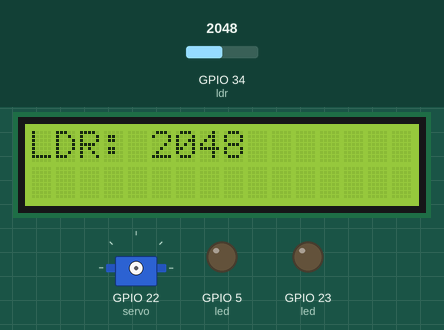
This program was run on a simulated ESP32 board running MicroPython. On the bench: 16×2 character LCD, servo, output pins drawn as LEDs (lit = HIGH). Wiring (from the project's diagram.json): light sensor on GPIO 2, servo on GPIO 22, red LED on GPIO 32. Inputs (shaded band) come from the test bench; at power-on: GPIO 34 (ldr) = 2048 (analog values on the 0–4095 scale). Servo angles are drawn from the pulse width (0.5 ms = 0°, 2.5 ms = 180°); library files of the repository ran but are not shown: lcd_api.py, i2c_lcd.py; what the program prints to the serial console is not drawn.

Above: at 1.04 s.
1.4 s: GPIO 34 (ldr) set to 312
At 1.79 s:
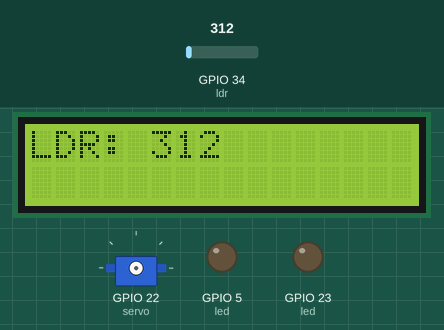
3.1 s: GPIO 34 (ldr) set to 284
At 4.6 s:
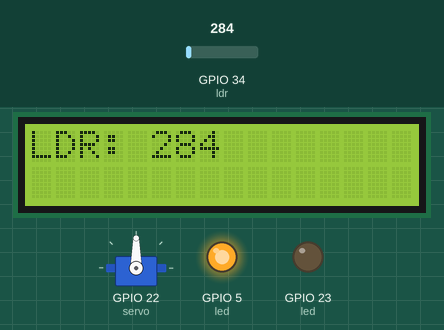
6.1 s: GPIO 34 (ldr) set to 491
At 7.75 s:
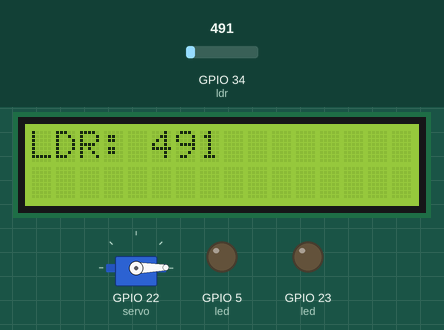
Timing chart, 0 to 9.2 s (numbered marks = the images above; inputs shaded):
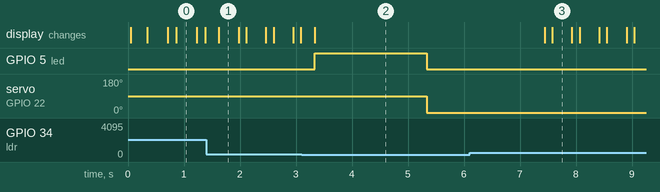

The program:

main.py
```python
from machine import Pin, ADC, PWM,SoftI2C
import time
import dht
from lcd_api import LcdApi
from i2c_lcd import I2cLcd
# Pin configuration
LDR_PIN = 34        # GPIO pin for LDR
LED_PIN = 23        # GPIO pin for LED
SERVO_PIN = 22      # GPIO pin for Servo

# Initialize pins
ldr = ADC(Pin(LDR_PIN))  # LDR pin
ldr.atten(ADC.ATTN_11DB)  # Configure for full scale voltage (0-3.6V)
led = Pin(LED_PIN, Pin.OUT)
servo = PWM(Pin(SERVO_PIN), freq=50)  # Servo PWM frequency

# Function to control servo
def move_servo(angle):
    duty = int((angle / 180) * 102 + 26)  # Convert angle to duty cycle
    servo.duty(duty)

led = Pin(5, Pin.OUT)
sensor = dht.DHT22(Pin(14))
i2c_addr = 0x27
totalRows = 2
totalColumns = 16
i2c = SoftI2C(scl = Pin(19), sda = Pin(21), freq = 10000)
lcd = I2cLcd(i2c, i2c_addr, totalRows, totalColumns)
lcd.putstr("Hello")
h = -1
while True:
    ldr_value = ldr.read()  # Read LDR value
    print("LDR Value:", ldr_value)

    # Update LCD display with LDR value
    lcd.clear()
    lcd.putstr(f"LDR: {ldr_value}")

    if ldr_value < 300:
        led.value(1)            # Turn on LED
        move_servo(90)          # Open door (90 degrees)
        time.sleep(2)           # Keep door open for 2 seconds
        move_servo(0)           # Close door (0 degrees)
        led.value(0)            # Turn off LED
        time.sleep(2)           # Wait before the next check
    else:
        led.value(0)            # Ensure LED is off when no access is detected

    time.sleep(0.1)            # Short delay before next reading
```

Measured:
- the behaviour switches between 300 and 299 on GPIO 34 (ldr) (found by bisection; images 1 and 2)
- after the input at 3.1 s, GPIO 5 (led): LOW → HIGH after 0.23 s, → LOW 2.0 s later; servo on GPIO 22 (servo): 90° → 1° after 2.2 s; the display: changes after 0.23 s (image 2)
- after the input at 6.1 s, GPIO 5 (led): stops changing and stays LOW; servo on GPIO 22 (servo): stops changing and stays 1°; the display: first differs from a run without the input after 1.5 s (image 3)
